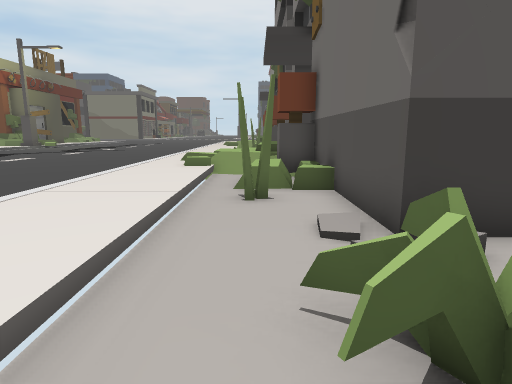
View 1 (above)

24 first-person views from a walk through a scene from a Unity 3-D project. The camera is 1.3 m above the floor, tilts 10° down and sees 75° across. The floor is counted in squares, 1 m on a side. Each view is taken from the middle of a square. On the plan, view 1 faces up. The plan holds only what a view shows up to about 14 squares ahead; the rest is blank. The place goes on beyond the plan. The player is left out.

View 2
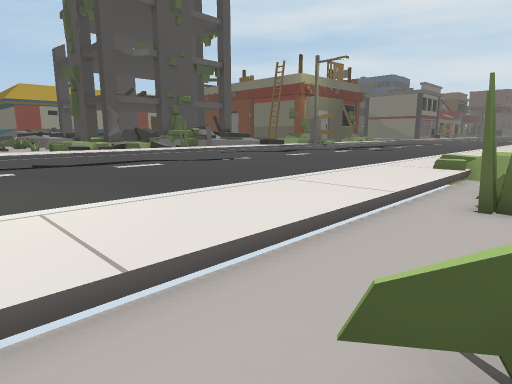

View 3
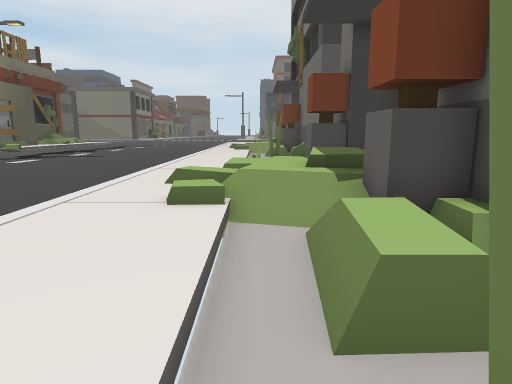

View 4
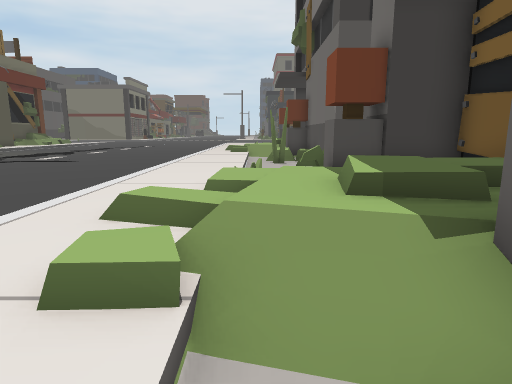

View 5
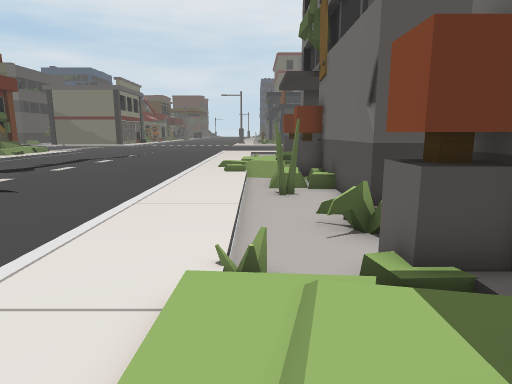

View 6
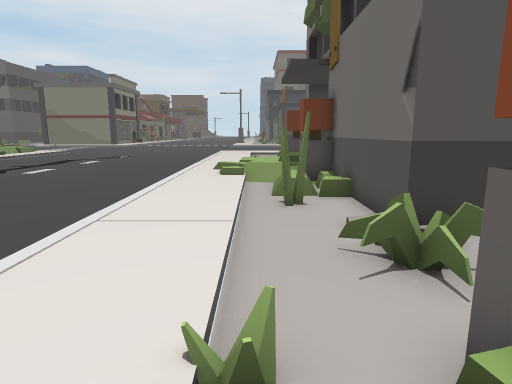

View 7
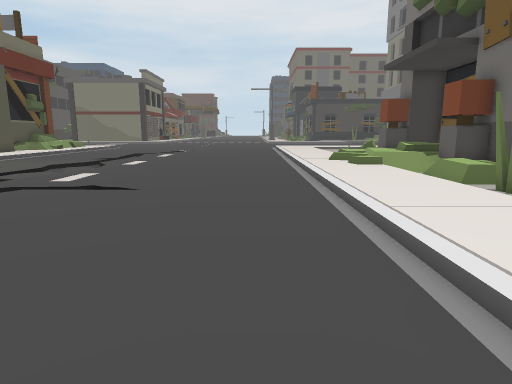

View 8
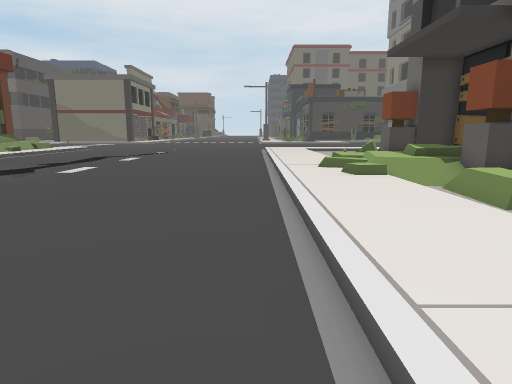

View 9
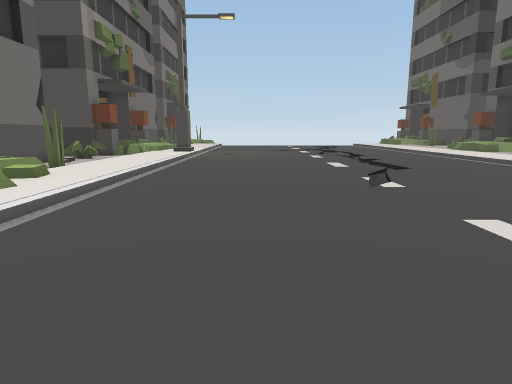

View 10
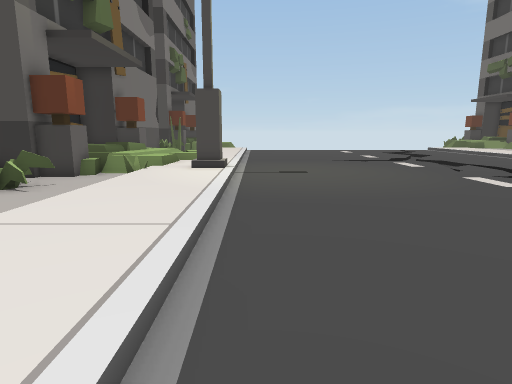

View 11
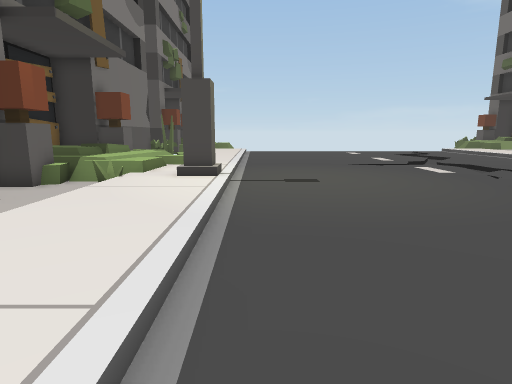

View 12
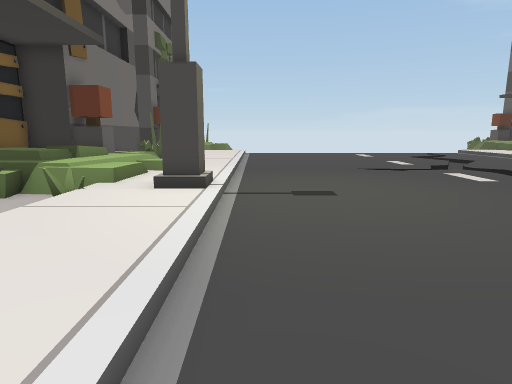

View 13
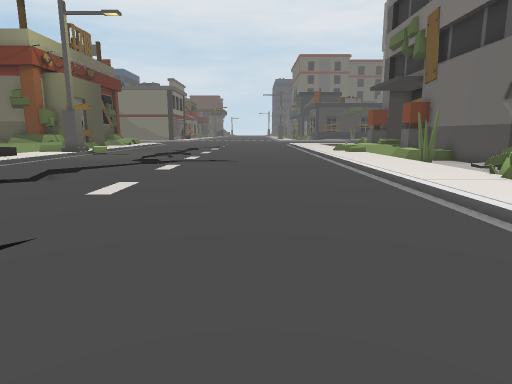

View 14
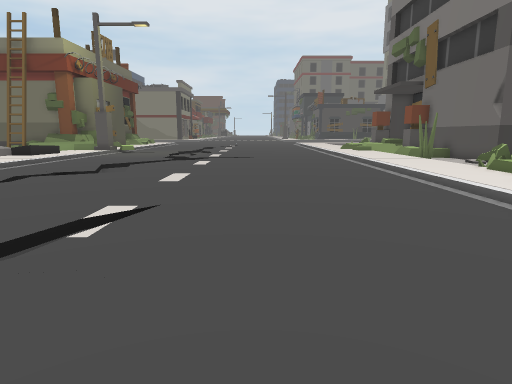

View 15
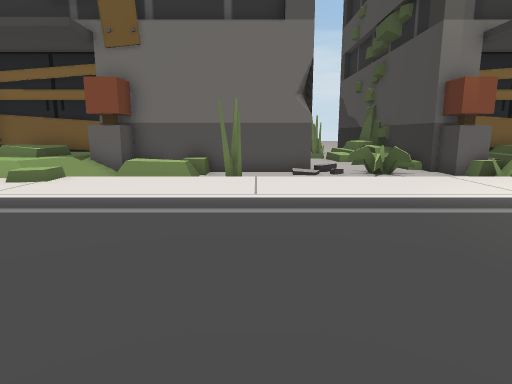

View 16
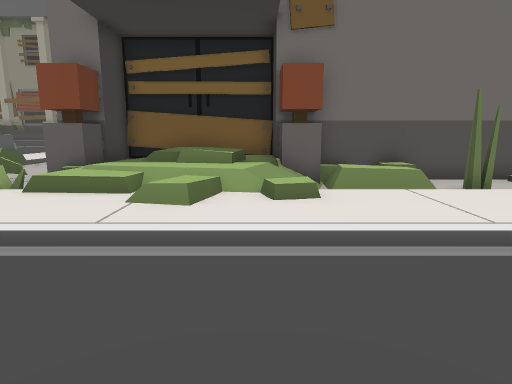

View 17
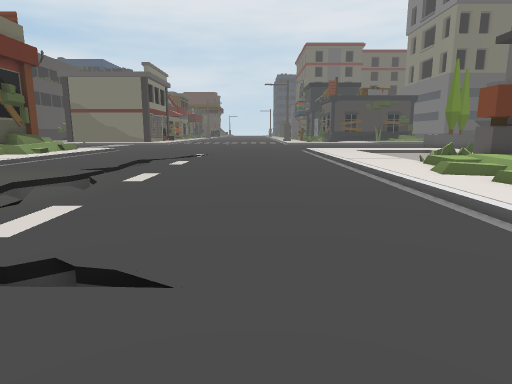

View 18
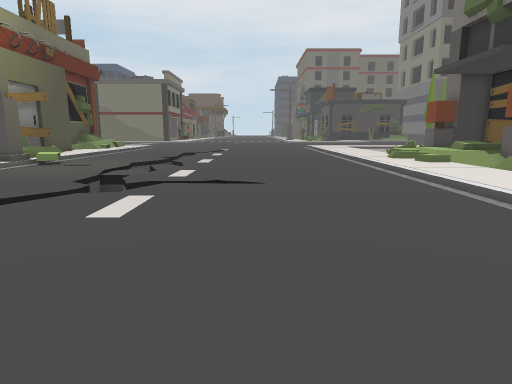

View 19
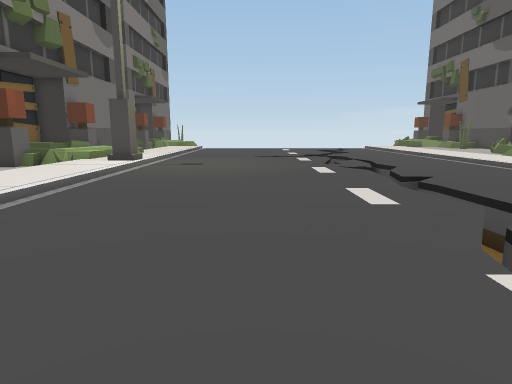

View 20
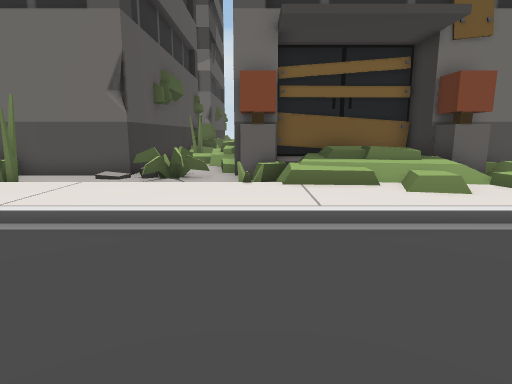

View 21
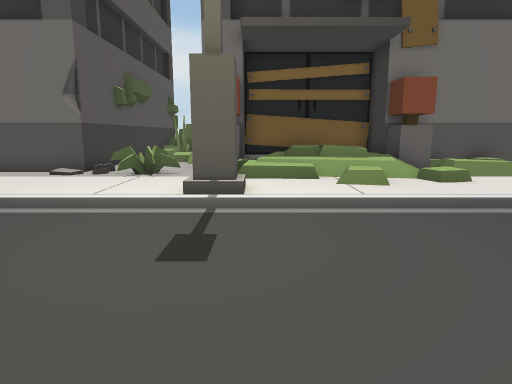

View 22
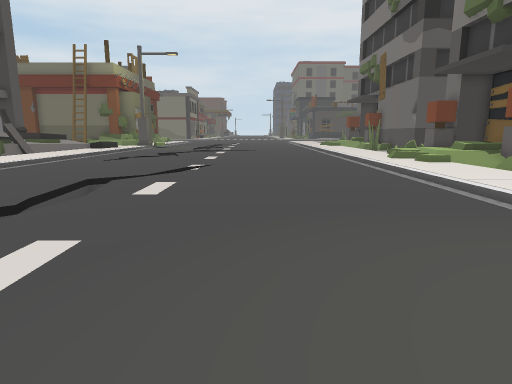

View 23
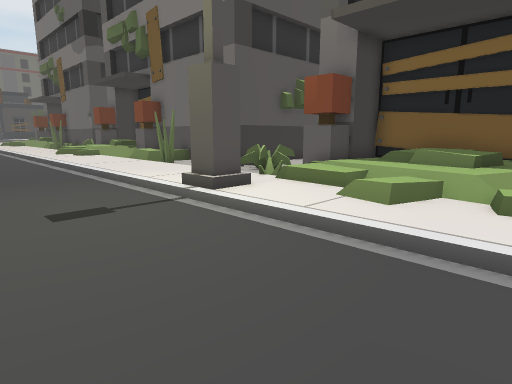

View 24
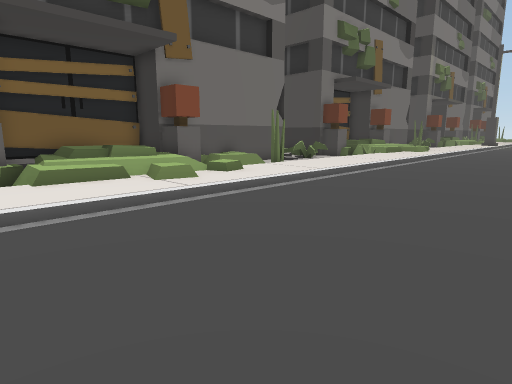

### Floor plan
Key: @ floor where view 1 was taken; # wall or solid block; . main floor; : floor 0.25 m higher than the main floor; + floor 0.5 m higher than the main floor; * floor 0.75 m higher than the main floor; % floor 1 m higher than the main floor; / step, stairs or slope; = window, fence, low wall or low ledge; v drop or lower ground.
Columns run from 19 left of view 1 to 4 right of it. Each row starts with its distance up from view 1.
 35  ..... ........:::
 34  ..... ........:::= ##
 33   ...vv........::/+#/###
 32   ....v........::/+*//*#
 31    ..vv........::///%%/#
 30    ..v  .......::+*/% /#
 29 #+...v.........::///**+#
 28 :.....vv.......::///####
 27  .....v........:::.=##
 26  ....vv........:::.+.#
 25   ...vv........:::.::#
 24    ..vvvvv.....:::.#.#
 23     ..vv.......:::...#
 22  ....vv........:::../#
 21  ....v.........:::../##
 20 :...v..........:::..==
 19 :...vv.........:::.===
 18  ...vv.........:::...##
 17  ..vvv.........:::=.###
 16   .v...........::/+#/###
 15    v...........::/+*/**#
 14     ...........::///%%/#
 13     ...........::+*/%//#
 12 :..............::///**+#
 11 :.......v......::///####
 10  ......v.......:::.=##
  9  ......v.......:::.+.#
  8   ....v........:::.::#
  7  ....vv........:::.#.#
  6  .....v........:::...#
  5     ..v........:::../#
  4    ...v........:::../##
  3   ...vv........:::..=#
  2  .....v........:::..==
  1  ....vv........:::.===
  0 :....   .......:::.@.###
 -1 :....v.........//:=.####
 -2      .vv.......///++/++#
 -3     ..v........:://*///#
 -4     .vv........:////%%/#
 -5     .vv........://**%  #
 -6     .vvvvv.....:://*** #
 -7     ..vv.......::/ /####

Positions as (right, up) in squares from view 1, and headings:
1: (0, 0), facing up
2: (1, 0), facing up-left
3: (-1, 6), facing up
4: (-1, 9), facing up
5: (-1, 13), facing up
6: (-1, 15), facing up
7: (-6, 16), facing up
8: (-5, 19), facing up
9: (-8, 20), facing down
10: (-5, 10), facing down
11: (-5, 8), facing down
12: (-5, 6), facing down
13: (-8, 8), facing up
14: (-9, 6), facing up
15: (-10, 6), facing right
16: (-8, 29), facing right
17: (-8, 21), facing up
18: (-9, 15), facing up
19: (-9, 13), facing down
20: (-9, 17), facing right
21: (-10, -2), facing right
22: (-9, -2), facing up
23: (-8, -7), facing up-right
24: (-10, 35), facing down-right
